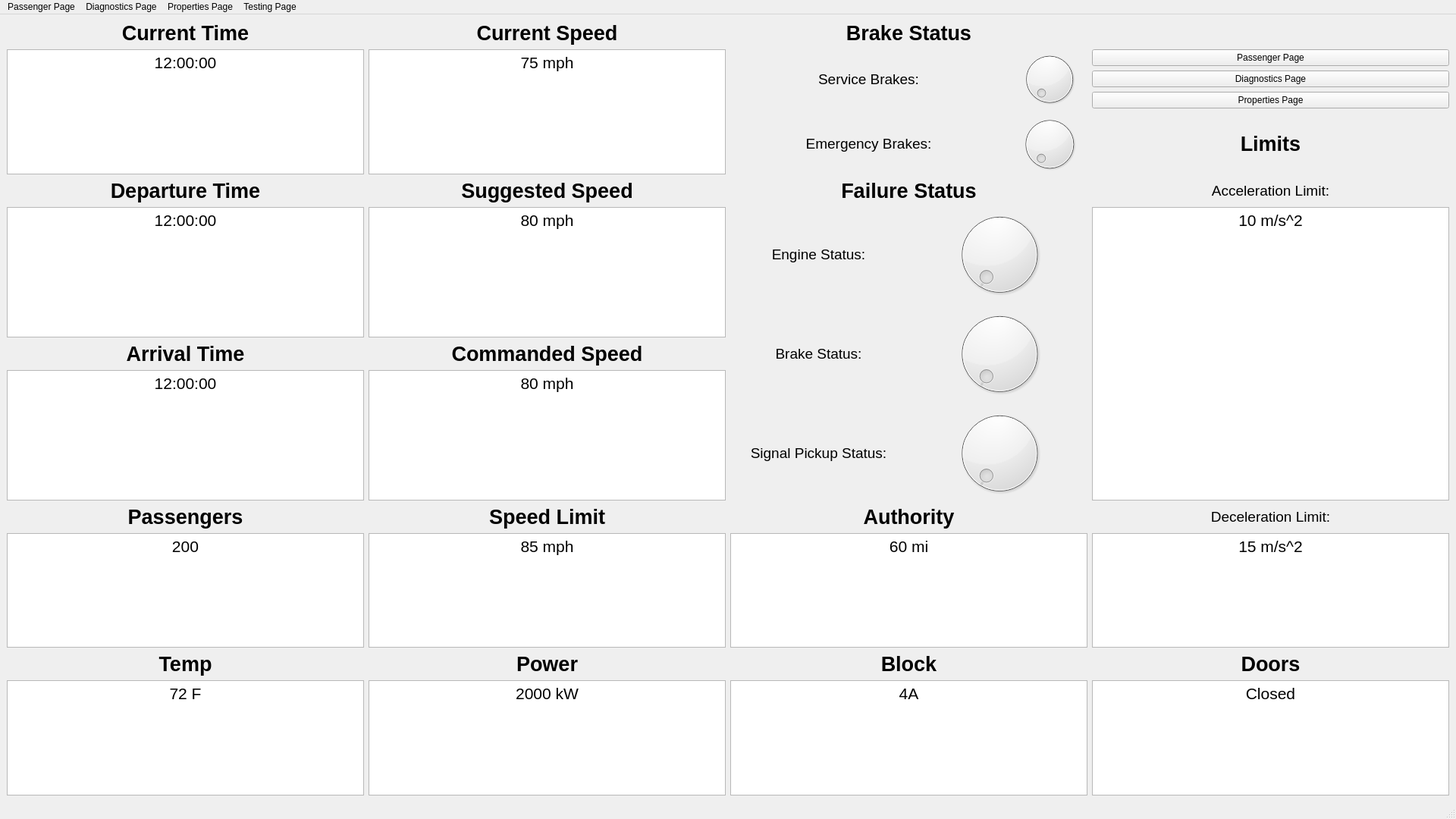
<?xml version="1.0" encoding="UTF-8"?>
<ui version="4.0">
 <class>TrainModel</class>
 <widget class="QMainWindow" name="TrainModel">
  <property name="geometry">
   <rect>
    <x>0</x>
    <y>0</y>
    <width>1920</width>
    <height>1080</height>
   </rect>
  </property>
  <property name="windowTitle">
   <string>MainWindow</string>
  </property>
  <widget class="QWidget" name="centralwidget">
   <layout class="QGridLayout" name="gridLayout_5">
    <item row="0" column="0">
     <layout class="QGridLayout" name="gridLayout">
      <property name="sizeConstraint">
       <enum>QLayout::SetDefaultConstraint</enum>
      </property>
      <item row="3" column="3">
       <layout class="QGridLayout" name="failureStatus_grid">
        <item row="1" column="0">
         <widget class="QLabel" name="brakeFailureStatus_label">
          <property name="font">
           <font>
            <family>Arial</family>
            <pointsize>14</pointsize>
            <weight>50</weight>
            <bold>false</bold>
           </font>
          </property>
          <property name="text">
           <string>Brake Status:</string>
          </property>
          <property name="textFormat">
           <enum>Qt::RichText</enum>
          </property>
          <property name="scaledContents">
           <bool>false</bool>
          </property>
          <property name="alignment">
           <set>Qt::AlignCenter</set>
          </property>
         </widget>
        </item>
        <item row="2" column="0">
         <widget class="QLabel" name="signalPickupFailure_label">
          <property name="font">
           <font>
            <family>Arial</family>
            <pointsize>14</pointsize>
            <weight>50</weight>
            <bold>false</bold>
           </font>
          </property>
          <property name="text">
           <string>Signal Pickup Status:</string>
          </property>
          <property name="textFormat">
           <enum>Qt::RichText</enum>
          </property>
          <property name="scaledContents">
           <bool>false</bool>
          </property>
          <property name="alignment">
           <set>Qt::AlignCenter</set>
          </property>
         </widget>
        </item>
        <item row="1" column="1">
         <widget class="QDial" name="dial_4"/>
        </item>
        <item row="0" column="1">
         <widget class="QDial" name="dial_3">
          <property name="tracking">
           <bool>true</bool>
          </property>
         </widget>
        </item>
        <item row="0" column="0">
         <widget class="QLabel" name="engineFailure_label">
          <property name="font">
           <font>
            <family>Arial</family>
            <pointsize>14</pointsize>
            <weight>50</weight>
            <bold>false</bold>
           </font>
          </property>
          <property name="text">
           <string>Engine Status:</string>
          </property>
          <property name="textFormat">
           <enum>Qt::RichText</enum>
          </property>
          <property name="scaledContents">
           <bool>false</bool>
          </property>
          <property name="alignment">
           <set>Qt::AlignCenter</set>
          </property>
         </widget>
        </item>
        <item row="2" column="1">
         <widget class="QDial" name="dial_5"/>
        </item>
       </layout>
      </item>
      <item row="4" column="4">
       <widget class="QLabel" name="decLimit_label">
        <property name="font">
         <font>
          <family>Arial</family>
          <pointsize>14</pointsize>
          <weight>50</weight>
          <bold>false</bold>
         </font>
        </property>
        <property name="text">
         <string>Deceleration Limit:</string>
        </property>
        <property name="textFormat">
         <enum>Qt::RichText</enum>
        </property>
        <property name="scaledContents">
         <bool>false</bool>
        </property>
        <property name="alignment">
         <set>Qt::AlignCenter</set>
        </property>
       </widget>
      </item>
      <item row="4" column="3">
       <widget class="QLabel" name="authority_label">
        <property name="font">
         <font>
          <family>Arial</family>
          <pointsize>20</pointsize>
          <weight>75</weight>
          <bold>true</bold>
         </font>
        </property>
        <property name="text">
         <string>Authority</string>
        </property>
        <property name="textFormat">
         <enum>Qt::RichText</enum>
        </property>
        <property name="scaledContents">
         <bool>false</bool>
        </property>
        <property name="alignment">
         <set>Qt::AlignCenter</set>
        </property>
       </widget>
      </item>
      <item row="8" column="3">
       <layout class="QGridLayout" name="block_grid">
        <item row="0" column="0">
         <widget class="QLabel" name="block_label">
          <property name="font">
           <font>
            <family>Arial</family>
            <pointsize>20</pointsize>
            <weight>75</weight>
            <bold>true</bold>
           </font>
          </property>
          <property name="text">
           <string>Block</string>
          </property>
          <property name="textFormat">
           <enum>Qt::RichText</enum>
          </property>
          <property name="scaledContents">
           <bool>false</bool>
          </property>
          <property name="alignment">
           <set>Qt::AlignCenter</set>
          </property>
         </widget>
        </item>
       </layout>
      </item>
      <item row="2" column="4">
       <widget class="QLabel" name="accLimit_label">
        <property name="font">
         <font>
          <family>Arial</family>
          <pointsize>14</pointsize>
          <weight>50</weight>
          <bold>false</bold>
         </font>
        </property>
        <property name="text">
         <string>Acceleration Limit:</string>
        </property>
        <property name="textFormat">
         <enum>Qt::RichText</enum>
        </property>
        <property name="scaledContents">
         <bool>false</bool>
        </property>
        <property name="alignment">
         <set>Qt::AlignCenter</set>
        </property>
       </widget>
      </item>
      <item row="1" column="4">
       <layout class="QGridLayout" name="page_buttons_grid">
        <item row="2" column="0">
         <widget class="QPushButton" name="properties_button">
          <property name="text">
           <string>Properties Page</string>
          </property>
         </widget>
        </item>
        <item row="0" column="0">
         <widget class="QPushButton" name="passengerPage_button">
          <property name="text">
           <string>Passenger Page</string>
          </property>
         </widget>
        </item>
        <item row="1" column="0">
         <widget class="QPushButton" name="diagnostics_button">
          <property name="text">
           <string>Diagnostics Page</string>
          </property>
         </widget>
        </item>
        <item row="3" column="0">
         <widget class="QLabel" name="limits_label">
          <property name="font">
           <font>
            <family>Arial</family>
            <pointsize>20</pointsize>
            <weight>75</weight>
            <bold>true</bold>
           </font>
          </property>
          <property name="text">
           <string>Limits</string>
          </property>
          <property name="textFormat">
           <enum>Qt::RichText</enum>
          </property>
          <property name="scaledContents">
           <bool>false</bool>
          </property>
          <property name="alignment">
           <set>Qt::AlignCenter</set>
          </property>
         </widget>
        </item>
       </layout>
      </item>
      <item row="2" column="0">
       <widget class="QLabel" name="departureTime_label">
        <property name="font">
         <font>
          <family>Arial</family>
          <pointsize>20</pointsize>
          <weight>75</weight>
          <bold>true</bold>
         </font>
        </property>
        <property name="text">
         <string>Departure Time</string>
        </property>
        <property name="scaledContents">
         <bool>false</bool>
        </property>
        <property name="alignment">
         <set>Qt::AlignCenter</set>
        </property>
       </widget>
      </item>
      <item row="0" column="3">
       <widget class="QLabel" name="brakeStatus_label">
        <property name="font">
         <font>
          <family>Arial</family>
          <pointsize>20</pointsize>
          <weight>75</weight>
          <bold>true</bold>
         </font>
        </property>
        <property name="text">
         <string>Brake Status</string>
        </property>
        <property name="textFormat">
         <enum>Qt::RichText</enum>
        </property>
        <property name="scaledContents">
         <bool>false</bool>
        </property>
        <property name="alignment">
         <set>Qt::AlignCenter</set>
        </property>
       </widget>
      </item>
      <item row="9" column="4">
       <widget class="QTextBrowser" name="doors_text">
        <property name="verticalScrollBarPolicy">
         <enum>Qt::ScrollBarAlwaysOff</enum>
        </property>
        <property name="horizontalScrollBarPolicy">
         <enum>Qt::ScrollBarAlwaysOff</enum>
        </property>
        <property name="html">
         <string>&lt;!DOCTYPE HTML PUBLIC &quot;-//W3C//DTD HTML 4.0//EN&quot; &quot;http://www.w3.org/TR/REC-html40/strict.dtd&quot;&gt;
&lt;html&gt;&lt;head&gt;&lt;meta name=&quot;qrichtext&quot; content=&quot;1&quot; /&gt;&lt;style type=&quot;text/css&quot;&gt;
p, li { white-space: pre-wrap; }
&lt;/style&gt;&lt;/head&gt;&lt;body style=&quot; font-family:'MS Shell Dlg 2'; font-size:8.25pt; font-weight:400; font-style:normal;&quot;&gt;
&lt;p align=&quot;center&quot; style=&quot; margin-top:0px; margin-bottom:0px; margin-left:0px; margin-right:0px; -qt-block-indent:0; text-indent:0px;&quot;&gt;&lt;span style=&quot; font-size:16pt;&quot;&gt;Closed&lt;/span&gt;&lt;/p&gt;&lt;/body&gt;&lt;/html&gt;</string>
        </property>
       </widget>
      </item>
      <item row="1" column="0">
       <widget class="QTextBrowser" name="currentTime_text">
        <property name="enabled">
         <bool>true</bool>
        </property>
        <property name="sizePolicy">
         <sizepolicy hsizetype="Minimum" vsizetype="Minimum">
          <horstretch>0</horstretch>
          <verstretch>0</verstretch>
         </sizepolicy>
        </property>
        <property name="minimumSize">
         <size>
          <width>1</width>
          <height>1</height>
         </size>
        </property>
        <property name="font">
         <font>
          <family>Arial</family>
          <pointsize>28</pointsize>
         </font>
        </property>
        <property name="verticalScrollBarPolicy">
         <enum>Qt::ScrollBarAlwaysOff</enum>
        </property>
        <property name="horizontalScrollBarPolicy">
         <enum>Qt::ScrollBarAlwaysOff</enum>
        </property>
        <property name="html">
         <string>&lt;!DOCTYPE HTML PUBLIC &quot;-//W3C//DTD HTML 4.0//EN&quot; &quot;http://www.w3.org/TR/REC-html40/strict.dtd&quot;&gt;
&lt;html&gt;&lt;head&gt;&lt;meta name=&quot;qrichtext&quot; content=&quot;1&quot; /&gt;&lt;style type=&quot;text/css&quot;&gt;
p, li { white-space: pre-wrap; }
&lt;/style&gt;&lt;/head&gt;&lt;body style=&quot; font-family:'Arial'; font-size:28pt; font-weight:400; font-style:normal;&quot;&gt;
&lt;p align=&quot;center&quot; style=&quot; margin-top:0px; margin-bottom:0px; margin-left:0px; margin-right:0px; -qt-block-indent:0; text-indent:0px;&quot;&gt;&lt;span style=&quot; font-family:'MS Shell Dlg 2'; font-size:16pt;&quot;&gt;12:00:00&lt;/span&gt;&lt;/p&gt;&lt;/body&gt;&lt;/html&gt;</string>
        </property>
       </widget>
      </item>
      <item row="0" column="0">
       <widget class="QLabel" name="currentTime_label">
        <property name="font">
         <font>
          <family>Arial</family>
          <pointsize>20</pointsize>
          <weight>75</weight>
          <bold>true</bold>
         </font>
        </property>
        <property name="text">
         <string>Current Time</string>
        </property>
        <property name="textFormat">
         <enum>Qt::RichText</enum>
        </property>
        <property name="scaledContents">
         <bool>false</bool>
        </property>
        <property name="alignment">
         <set>Qt::AlignCenter</set>
        </property>
       </widget>
      </item>
      <item row="8" column="4">
       <layout class="QGridLayout" name="doors_grid">
        <item row="0" column="0">
         <widget class="QLabel" name="doors_label">
          <property name="font">
           <font>
            <family>Arial</family>
            <pointsize>20</pointsize>
            <weight>75</weight>
            <bold>true</bold>
           </font>
          </property>
          <property name="text">
           <string>Doors</string>
          </property>
          <property name="textFormat">
           <enum>Qt::RichText</enum>
          </property>
          <property name="scaledContents">
           <bool>false</bool>
          </property>
          <property name="alignment">
           <set>Qt::AlignCenter</set>
          </property>
         </widget>
        </item>
       </layout>
      </item>
      <item row="1" column="3">
       <layout class="QGridLayout" name="brakeStatus_grid">
        <item row="1" column="1">
         <widget class="QDial" name="dial_2"/>
        </item>
        <item row="0" column="1">
         <widget class="QDial" name="dial"/>
        </item>
        <item row="0" column="0">
         <widget class="QLabel" name="serviceBrakes_label">
          <property name="font">
           <font>
            <family>Arial</family>
            <pointsize>14</pointsize>
            <weight>50</weight>
            <bold>false</bold>
           </font>
          </property>
          <property name="text">
           <string>Service Brakes:</string>
          </property>
          <property name="textFormat">
           <enum>Qt::RichText</enum>
          </property>
          <property name="scaledContents">
           <bool>false</bool>
          </property>
          <property name="alignment">
           <set>Qt::AlignCenter</set>
          </property>
         </widget>
        </item>
        <item row="1" column="0">
         <widget class="QLabel" name="emergencyBrakes_label">
          <property name="sizePolicy">
           <sizepolicy hsizetype="Expanding" vsizetype="Preferred">
            <horstretch>0</horstretch>
            <verstretch>0</verstretch>
           </sizepolicy>
          </property>
          <property name="font">
           <font>
            <family>Arial</family>
            <pointsize>14</pointsize>
            <weight>50</weight>
            <bold>false</bold>
           </font>
          </property>
          <property name="text">
           <string>Emergency Brakes:</string>
          </property>
          <property name="textFormat">
           <enum>Qt::RichText</enum>
          </property>
          <property name="scaledContents">
           <bool>false</bool>
          </property>
          <property name="alignment">
           <set>Qt::AlignCenter</set>
          </property>
         </widget>
        </item>
       </layout>
      </item>
      <item row="3" column="4">
       <layout class="QGridLayout" name="accLimit_grid">
        <item row="1" column="0">
         <widget class="QTextBrowser" name="accLimit_text">
          <property name="verticalScrollBarPolicy">
           <enum>Qt::ScrollBarAlwaysOff</enum>
          </property>
          <property name="horizontalScrollBarPolicy">
           <enum>Qt::ScrollBarAlwaysOff</enum>
          </property>
          <property name="html">
           <string>&lt;!DOCTYPE HTML PUBLIC &quot;-//W3C//DTD HTML 4.0//EN&quot; &quot;http://www.w3.org/TR/REC-html40/strict.dtd&quot;&gt;
&lt;html&gt;&lt;head&gt;&lt;meta name=&quot;qrichtext&quot; content=&quot;1&quot; /&gt;&lt;style type=&quot;text/css&quot;&gt;
p, li { white-space: pre-wrap; }
&lt;/style&gt;&lt;/head&gt;&lt;body style=&quot; font-family:'MS Shell Dlg 2'; font-size:8.25pt; font-weight:400; font-style:normal;&quot;&gt;
&lt;p align=&quot;center&quot; style=&quot; margin-top:0px; margin-bottom:0px; margin-left:0px; margin-right:0px; -qt-block-indent:0; text-indent:0px;&quot;&gt;&lt;span style=&quot; font-size:16pt;&quot;&gt;10 m/s^2&lt;/span&gt;&lt;/p&gt;&lt;/body&gt;&lt;/html&gt;</string>
          </property>
         </widget>
        </item>
       </layout>
      </item>
      <item row="6" column="4">
       <widget class="QTextBrowser" name="decLimit_text">
        <property name="verticalScrollBarPolicy">
         <enum>Qt::ScrollBarAlwaysOff</enum>
        </property>
        <property name="horizontalScrollBarPolicy">
         <enum>Qt::ScrollBarAlwaysOff</enum>
        </property>
        <property name="html">
         <string>&lt;!DOCTYPE HTML PUBLIC &quot;-//W3C//DTD HTML 4.0//EN&quot; &quot;http://www.w3.org/TR/REC-html40/strict.dtd&quot;&gt;
&lt;html&gt;&lt;head&gt;&lt;meta name=&quot;qrichtext&quot; content=&quot;1&quot; /&gt;&lt;style type=&quot;text/css&quot;&gt;
p, li { white-space: pre-wrap; }
&lt;/style&gt;&lt;/head&gt;&lt;body style=&quot; font-family:'MS Shell Dlg 2'; font-size:8.25pt; font-weight:400; font-style:normal;&quot;&gt;
&lt;p align=&quot;center&quot; style=&quot; margin-top:0px; margin-bottom:0px; margin-left:0px; margin-right:0px; -qt-block-indent:0; text-indent:0px;&quot;&gt;&lt;span style=&quot; font-size:16pt;&quot;&gt;15 m/s^2&lt;/span&gt;&lt;/p&gt;&lt;/body&gt;&lt;/html&gt;</string>
        </property>
       </widget>
      </item>
      <item row="9" column="2">
       <widget class="QTextBrowser" name="power_text">
        <property name="font">
         <font>
          <family>Arial</family>
          <pointsize>28</pointsize>
         </font>
        </property>
        <property name="verticalScrollBarPolicy">
         <enum>Qt::ScrollBarAlwaysOff</enum>
        </property>
        <property name="horizontalScrollBarPolicy">
         <enum>Qt::ScrollBarAlwaysOff</enum>
        </property>
        <property name="html">
         <string>&lt;!DOCTYPE HTML PUBLIC &quot;-//W3C//DTD HTML 4.0//EN&quot; &quot;http://www.w3.org/TR/REC-html40/strict.dtd&quot;&gt;
&lt;html&gt;&lt;head&gt;&lt;meta name=&quot;qrichtext&quot; content=&quot;1&quot; /&gt;&lt;style type=&quot;text/css&quot;&gt;
p, li { white-space: pre-wrap; }
&lt;/style&gt;&lt;/head&gt;&lt;body style=&quot; font-family:'Arial'; font-size:28pt; font-weight:400; font-style:normal;&quot;&gt;
&lt;p align=&quot;center&quot; style=&quot; margin-top:0px; margin-bottom:0px; margin-left:0px; margin-right:0px; -qt-block-indent:0; text-indent:0px;&quot;&gt;&lt;span style=&quot; font-family:'MS Shell Dlg 2'; font-size:16pt;&quot;&gt;2000 kW&lt;/span&gt;&lt;/p&gt;&lt;/body&gt;&lt;/html&gt;</string>
        </property>
       </widget>
      </item>
      <item row="2" column="3">
       <widget class="QLabel" name="failureStatus_label">
        <property name="font">
         <font>
          <family>Arial</family>
          <pointsize>20</pointsize>
          <weight>75</weight>
          <bold>true</bold>
         </font>
        </property>
        <property name="text">
         <string>Failure Status</string>
        </property>
        <property name="textFormat">
         <enum>Qt::RichText</enum>
        </property>
        <property name="scaledContents">
         <bool>false</bool>
        </property>
        <property name="alignment">
         <set>Qt::AlignCenter</set>
        </property>
       </widget>
      </item>
      <item row="1" column="2">
       <widget class="QTextBrowser" name="currentSpeed_text">
        <property name="font">
         <font>
          <family>Arial</family>
          <pointsize>28</pointsize>
         </font>
        </property>
        <property name="verticalScrollBarPolicy">
         <enum>Qt::ScrollBarAlwaysOff</enum>
        </property>
        <property name="horizontalScrollBarPolicy">
         <enum>Qt::ScrollBarAlwaysOff</enum>
        </property>
        <property name="html">
         <string>&lt;!DOCTYPE HTML PUBLIC &quot;-//W3C//DTD HTML 4.0//EN&quot; &quot;http://www.w3.org/TR/REC-html40/strict.dtd&quot;&gt;
&lt;html&gt;&lt;head&gt;&lt;meta name=&quot;qrichtext&quot; content=&quot;1&quot; /&gt;&lt;style type=&quot;text/css&quot;&gt;
p, li { white-space: pre-wrap; }
&lt;/style&gt;&lt;/head&gt;&lt;body style=&quot; font-family:'Arial'; font-size:28pt; font-weight:400; font-style:normal;&quot;&gt;
&lt;p align=&quot;center&quot; style=&quot; margin-top:0px; margin-bottom:0px; margin-left:0px; margin-right:0px; -qt-block-indent:0; text-indent:0px;&quot;&gt;&lt;span style=&quot; font-family:'MS Shell Dlg 2'; font-size:16pt;&quot;&gt;75 mph&lt;/span&gt;&lt;/p&gt;&lt;/body&gt;&lt;/html&gt;</string>
        </property>
       </widget>
      </item>
      <item row="6" column="3">
       <widget class="QTextBrowser" name="authority_text">
        <property name="verticalScrollBarPolicy">
         <enum>Qt::ScrollBarAlwaysOff</enum>
        </property>
        <property name="horizontalScrollBarPolicy">
         <enum>Qt::ScrollBarAlwaysOff</enum>
        </property>
        <property name="html">
         <string>&lt;!DOCTYPE HTML PUBLIC &quot;-//W3C//DTD HTML 4.0//EN&quot; &quot;http://www.w3.org/TR/REC-html40/strict.dtd&quot;&gt;
&lt;html&gt;&lt;head&gt;&lt;meta name=&quot;qrichtext&quot; content=&quot;1&quot; /&gt;&lt;style type=&quot;text/css&quot;&gt;
p, li { white-space: pre-wrap; }
&lt;/style&gt;&lt;/head&gt;&lt;body style=&quot; font-family:'MS Shell Dlg 2'; font-size:8.25pt; font-weight:400; font-style:normal;&quot;&gt;
&lt;p align=&quot;center&quot; style=&quot; margin-top:0px; margin-bottom:0px; margin-left:0px; margin-right:0px; -qt-block-indent:0; text-indent:0px;&quot;&gt;&lt;span style=&quot; font-size:16pt;&quot;&gt;60 mi&lt;/span&gt;&lt;/p&gt;&lt;/body&gt;&lt;/html&gt;</string>
        </property>
       </widget>
      </item>
      <item row="8" column="2">
       <widget class="QLabel" name="power_label">
        <property name="font">
         <font>
          <family>Arial</family>
          <pointsize>20</pointsize>
          <weight>75</weight>
          <bold>true</bold>
         </font>
        </property>
        <property name="text">
         <string>Power</string>
        </property>
        <property name="textFormat">
         <enum>Qt::RichText</enum>
        </property>
        <property name="scaledContents">
         <bool>false</bool>
        </property>
        <property name="alignment">
         <set>Qt::AlignCenter</set>
        </property>
       </widget>
      </item>
      <item row="4" column="0">
       <widget class="QLabel" name="passengers_label">
        <property name="font">
         <font>
          <family>Arial</family>
          <pointsize>20</pointsize>
          <weight>75</weight>
          <bold>true</bold>
         </font>
        </property>
        <property name="text">
         <string>Passengers</string>
        </property>
        <property name="textFormat">
         <enum>Qt::RichText</enum>
        </property>
        <property name="scaledContents">
         <bool>false</bool>
        </property>
        <property name="alignment">
         <set>Qt::AlignCenter</set>
        </property>
       </widget>
      </item>
      <item row="4" column="2">
       <widget class="QLabel" name="speedLimit_label">
        <property name="font">
         <font>
          <family>Arial</family>
          <pointsize>20</pointsize>
          <weight>75</weight>
          <bold>true</bold>
         </font>
        </property>
        <property name="text">
         <string>Speed Limit</string>
        </property>
        <property name="textFormat">
         <enum>Qt::RichText</enum>
        </property>
        <property name="scaledContents">
         <bool>false</bool>
        </property>
        <property name="alignment">
         <set>Qt::AlignCenter</set>
        </property>
       </widget>
      </item>
      <item row="2" column="2">
       <widget class="QLabel" name="suggestedSpeed_label">
        <property name="font">
         <font>
          <family>Arial</family>
          <pointsize>20</pointsize>
          <weight>75</weight>
          <bold>true</bold>
         </font>
        </property>
        <property name="text">
         <string>Suggested Speed</string>
        </property>
        <property name="textFormat">
         <enum>Qt::RichText</enum>
        </property>
        <property name="scaledContents">
         <bool>false</bool>
        </property>
        <property name="alignment">
         <set>Qt::AlignCenter</set>
        </property>
       </widget>
      </item>
      <item row="3" column="2">
       <layout class="QGridLayout" name="speed_grid">
        <item row="2" column="0">
         <widget class="QTextBrowser" name="suggestedSpeed_text">
          <property name="font">
           <font>
            <family>Arial</family>
            <pointsize>28</pointsize>
           </font>
          </property>
          <property name="verticalScrollBarPolicy">
           <enum>Qt::ScrollBarAlwaysOff</enum>
          </property>
          <property name="horizontalScrollBarPolicy">
           <enum>Qt::ScrollBarAlwaysOff</enum>
          </property>
          <property name="html">
           <string>&lt;!DOCTYPE HTML PUBLIC &quot;-//W3C//DTD HTML 4.0//EN&quot; &quot;http://www.w3.org/TR/REC-html40/strict.dtd&quot;&gt;
&lt;html&gt;&lt;head&gt;&lt;meta name=&quot;qrichtext&quot; content=&quot;1&quot; /&gt;&lt;style type=&quot;text/css&quot;&gt;
p, li { white-space: pre-wrap; }
&lt;/style&gt;&lt;/head&gt;&lt;body style=&quot; font-family:'Arial'; font-size:28pt; font-weight:400; font-style:normal;&quot;&gt;
&lt;p align=&quot;center&quot; style=&quot; margin-top:0px; margin-bottom:0px; margin-left:0px; margin-right:0px; -qt-block-indent:0; text-indent:0px;&quot;&gt;&lt;span style=&quot; font-family:'MS Shell Dlg 2'; font-size:16pt;&quot;&gt;80 mph&lt;/span&gt;&lt;/p&gt;
&lt;p align=&quot;center&quot; style=&quot;-qt-paragraph-type:empty; margin-top:0px; margin-bottom:0px; margin-left:0px; margin-right:0px; -qt-block-indent:0; text-indent:0px; font-family:'MS Shell Dlg 2'; font-size:16pt;&quot;&gt;&lt;br /&gt;&lt;/p&gt;&lt;/body&gt;&lt;/html&gt;</string>
          </property>
         </widget>
        </item>
        <item row="3" column="0">
         <widget class="QLabel" name="commandedSpeed_label">
          <property name="font">
           <font>
            <family>Arial</family>
            <pointsize>20</pointsize>
            <weight>75</weight>
            <bold>true</bold>
           </font>
          </property>
          <property name="text">
           <string>Commanded Speed</string>
          </property>
          <property name="alignment">
           <set>Qt::AlignCenter</set>
          </property>
         </widget>
        </item>
        <item row="4" column="0">
         <widget class="QTextBrowser" name="commanedSpeed_text">
          <property name="html">
           <string>&lt;!DOCTYPE HTML PUBLIC &quot;-//W3C//DTD HTML 4.0//EN&quot; &quot;http://www.w3.org/TR/REC-html40/strict.dtd&quot;&gt;
&lt;html&gt;&lt;head&gt;&lt;meta name=&quot;qrichtext&quot; content=&quot;1&quot; /&gt;&lt;style type=&quot;text/css&quot;&gt;
p, li { white-space: pre-wrap; }
&lt;/style&gt;&lt;/head&gt;&lt;body style=&quot; font-family:'MS Shell Dlg 2'; font-size:8.25pt; font-weight:400; font-style:normal;&quot;&gt;
&lt;p align=&quot;center&quot; style=&quot; margin-top:0px; margin-bottom:0px; margin-left:0px; margin-right:0px; -qt-block-indent:0; text-indent:0px;&quot;&gt;&lt;span style=&quot; font-size:16pt;&quot;&gt;80 mph&lt;/span&gt;&lt;/p&gt;
&lt;p align=&quot;center&quot; style=&quot;-qt-paragraph-type:empty; margin-top:0px; margin-bottom:0px; margin-left:0px; margin-right:0px; -qt-block-indent:0; text-indent:0px; font-size:16pt;&quot;&gt;&lt;br /&gt;&lt;/p&gt;&lt;/body&gt;&lt;/html&gt;</string>
          </property>
         </widget>
        </item>
       </layout>
      </item>
      <item row="0" column="2">
       <widget class="QLabel" name="currentSpeed_label">
        <property name="font">
         <font>
          <family>Arial</family>
          <pointsize>20</pointsize>
          <weight>75</weight>
          <bold>true</bold>
         </font>
        </property>
        <property name="text">
         <string>Current Speed</string>
        </property>
        <property name="textFormat">
         <enum>Qt::RichText</enum>
        </property>
        <property name="scaledContents">
         <bool>false</bool>
        </property>
        <property name="alignment">
         <set>Qt::AlignCenter</set>
        </property>
       </widget>
      </item>
      <item row="8" column="0">
       <widget class="QLabel" name="temp_label">
        <property name="font">
         <font>
          <family>Arial</family>
          <pointsize>20</pointsize>
          <weight>75</weight>
          <bold>true</bold>
         </font>
        </property>
        <property name="text">
         <string>Temp</string>
        </property>
        <property name="textFormat">
         <enum>Qt::RichText</enum>
        </property>
        <property name="scaledContents">
         <bool>false</bool>
        </property>
        <property name="alignment">
         <set>Qt::AlignCenter</set>
        </property>
       </widget>
      </item>
      <item row="3" column="0">
       <layout class="QGridLayout" name="time_grid">
        <item row="0" column="0">
         <widget class="QTextBrowser" name="departureTime_text">
          <property name="font">
           <font>
            <family>Arial</family>
            <pointsize>28</pointsize>
           </font>
          </property>
          <property name="verticalScrollBarPolicy">
           <enum>Qt::ScrollBarAlwaysOff</enum>
          </property>
          <property name="horizontalScrollBarPolicy">
           <enum>Qt::ScrollBarAlwaysOff</enum>
          </property>
          <property name="html">
           <string>&lt;!DOCTYPE HTML PUBLIC &quot;-//W3C//DTD HTML 4.0//EN&quot; &quot;http://www.w3.org/TR/REC-html40/strict.dtd&quot;&gt;
&lt;html&gt;&lt;head&gt;&lt;meta name=&quot;qrichtext&quot; content=&quot;1&quot; /&gt;&lt;style type=&quot;text/css&quot;&gt;
p, li { white-space: pre-wrap; }
&lt;/style&gt;&lt;/head&gt;&lt;body style=&quot; font-family:'Arial'; font-size:28pt; font-weight:400; font-style:normal;&quot;&gt;
&lt;p align=&quot;center&quot; style=&quot; margin-top:0px; margin-bottom:0px; margin-left:0px; margin-right:0px; -qt-block-indent:0; text-indent:0px;&quot;&gt;&lt;span style=&quot; font-family:'MS Shell Dlg 2'; font-size:16pt;&quot;&gt;12:00:00&lt;/span&gt;&lt;/p&gt;&lt;/body&gt;&lt;/html&gt;</string>
          </property>
         </widget>
        </item>
        <item row="1" column="0">
         <widget class="QLabel" name="arrivalTime_label">
          <property name="font">
           <font>
            <family>Arial</family>
            <pointsize>20</pointsize>
            <weight>75</weight>
            <bold>true</bold>
           </font>
          </property>
          <property name="text">
           <string>Arrival Time</string>
          </property>
          <property name="textFormat">
           <enum>Qt::RichText</enum>
          </property>
          <property name="scaledContents">
           <bool>false</bool>
          </property>
          <property name="alignment">
           <set>Qt::AlignCenter</set>
          </property>
         </widget>
        </item>
        <item row="2" column="0">
         <widget class="QTextBrowser" name="arrivalTime_text">
          <property name="font">
           <font>
            <family>Arial</family>
            <pointsize>28</pointsize>
           </font>
          </property>
          <property name="verticalScrollBarPolicy">
           <enum>Qt::ScrollBarAlwaysOff</enum>
          </property>
          <property name="horizontalScrollBarPolicy">
           <enum>Qt::ScrollBarAlwaysOff</enum>
          </property>
          <property name="html">
           <string>&lt;!DOCTYPE HTML PUBLIC &quot;-//W3C//DTD HTML 4.0//EN&quot; &quot;http://www.w3.org/TR/REC-html40/strict.dtd&quot;&gt;
&lt;html&gt;&lt;head&gt;&lt;meta name=&quot;qrichtext&quot; content=&quot;1&quot; /&gt;&lt;style type=&quot;text/css&quot;&gt;
p, li { white-space: pre-wrap; }
&lt;/style&gt;&lt;/head&gt;&lt;body style=&quot; font-family:'Arial'; font-size:28pt; font-weight:400; font-style:normal;&quot;&gt;
&lt;p align=&quot;center&quot; style=&quot; margin-top:0px; margin-bottom:0px; margin-left:0px; margin-right:0px; -qt-block-indent:0; text-indent:0px;&quot;&gt;&lt;span style=&quot; font-family:'MS Shell Dlg 2'; font-size:16pt;&quot;&gt;12:00:00&lt;/span&gt;&lt;/p&gt;&lt;/body&gt;&lt;/html&gt;</string>
          </property>
         </widget>
        </item>
       </layout>
      </item>
      <item row="9" column="3">
       <widget class="QTextBrowser" name="block_text">
        <property name="font">
         <font>
          <family>Arial</family>
          <pointsize>28</pointsize>
         </font>
        </property>
        <property name="verticalScrollBarPolicy">
         <enum>Qt::ScrollBarAlwaysOff</enum>
        </property>
        <property name="horizontalScrollBarPolicy">
         <enum>Qt::ScrollBarAlwaysOff</enum>
        </property>
        <property name="html">
         <string>&lt;!DOCTYPE HTML PUBLIC &quot;-//W3C//DTD HTML 4.0//EN&quot; &quot;http://www.w3.org/TR/REC-html40/strict.dtd&quot;&gt;
&lt;html&gt;&lt;head&gt;&lt;meta name=&quot;qrichtext&quot; content=&quot;1&quot; /&gt;&lt;style type=&quot;text/css&quot;&gt;
p, li { white-space: pre-wrap; }
&lt;/style&gt;&lt;/head&gt;&lt;body style=&quot; font-family:'Arial'; font-size:28pt; font-weight:400; font-style:normal;&quot;&gt;
&lt;p align=&quot;center&quot; style=&quot; margin-top:0px; margin-bottom:0px; margin-left:0px; margin-right:0px; -qt-block-indent:0; text-indent:0px;&quot;&gt;&lt;span style=&quot; font-family:'MS Shell Dlg 2'; font-size:16pt;&quot;&gt;4A&lt;/span&gt;&lt;/p&gt;&lt;/body&gt;&lt;/html&gt;</string>
        </property>
       </widget>
      </item>
      <item row="6" column="2">
       <widget class="QTextBrowser" name="speedLimit_text">
        <property name="font">
         <font>
          <family>Arial</family>
          <pointsize>28</pointsize>
         </font>
        </property>
        <property name="verticalScrollBarPolicy">
         <enum>Qt::ScrollBarAlwaysOff</enum>
        </property>
        <property name="horizontalScrollBarPolicy">
         <enum>Qt::ScrollBarAlwaysOff</enum>
        </property>
        <property name="html">
         <string>&lt;!DOCTYPE HTML PUBLIC &quot;-//W3C//DTD HTML 4.0//EN&quot; &quot;http://www.w3.org/TR/REC-html40/strict.dtd&quot;&gt;
&lt;html&gt;&lt;head&gt;&lt;meta name=&quot;qrichtext&quot; content=&quot;1&quot; /&gt;&lt;style type=&quot;text/css&quot;&gt;
p, li { white-space: pre-wrap; }
&lt;/style&gt;&lt;/head&gt;&lt;body style=&quot; font-family:'Arial'; font-size:28pt; font-weight:400; font-style:normal;&quot;&gt;
&lt;p align=&quot;center&quot; style=&quot; margin-top:0px; margin-bottom:0px; margin-left:0px; margin-right:0px; -qt-block-indent:0; text-indent:0px;&quot;&gt;&lt;span style=&quot; font-family:'MS Shell Dlg 2'; font-size:16pt;&quot;&gt;85 mph&lt;/span&gt;&lt;/p&gt;&lt;/body&gt;&lt;/html&gt;</string>
        </property>
       </widget>
      </item>
      <item row="9" column="0">
       <widget class="QTextBrowser" name="temp_text">
        <property name="verticalScrollBarPolicy">
         <enum>Qt::ScrollBarAlwaysOff</enum>
        </property>
        <property name="horizontalScrollBarPolicy">
         <enum>Qt::ScrollBarAlwaysOff</enum>
        </property>
        <property name="html">
         <string>&lt;!DOCTYPE HTML PUBLIC &quot;-//W3C//DTD HTML 4.0//EN&quot; &quot;http://www.w3.org/TR/REC-html40/strict.dtd&quot;&gt;
&lt;html&gt;&lt;head&gt;&lt;meta name=&quot;qrichtext&quot; content=&quot;1&quot; /&gt;&lt;style type=&quot;text/css&quot;&gt;
p, li { white-space: pre-wrap; }
&lt;/style&gt;&lt;/head&gt;&lt;body style=&quot; font-family:'MS Shell Dlg 2'; font-size:8.25pt; font-weight:400; font-style:normal;&quot;&gt;
&lt;p align=&quot;center&quot; style=&quot; margin-top:0px; margin-bottom:0px; margin-left:0px; margin-right:0px; -qt-block-indent:0; text-indent:0px;&quot;&gt;&lt;span style=&quot; font-size:16pt;&quot;&gt;72 F&lt;/span&gt;&lt;/p&gt;&lt;/body&gt;&lt;/html&gt;</string>
        </property>
       </widget>
      </item>
      <item row="6" column="0">
       <widget class="QTextBrowser" name="passengers_text">
        <property name="verticalScrollBarPolicy">
         <enum>Qt::ScrollBarAlwaysOff</enum>
        </property>
        <property name="horizontalScrollBarPolicy">
         <enum>Qt::ScrollBarAlwaysOff</enum>
        </property>
        <property name="html">
         <string>&lt;!DOCTYPE HTML PUBLIC &quot;-//W3C//DTD HTML 4.0//EN&quot; &quot;http://www.w3.org/TR/REC-html40/strict.dtd&quot;&gt;
&lt;html&gt;&lt;head&gt;&lt;meta name=&quot;qrichtext&quot; content=&quot;1&quot; /&gt;&lt;style type=&quot;text/css&quot;&gt;
p, li { white-space: pre-wrap; }
&lt;/style&gt;&lt;/head&gt;&lt;body style=&quot; font-family:'MS Shell Dlg 2'; font-size:8.25pt; font-weight:400; font-style:normal;&quot;&gt;
&lt;p align=&quot;center&quot; style=&quot; margin-top:0px; margin-bottom:0px; margin-left:0px; margin-right:0px; -qt-block-indent:0; text-indent:0px;&quot;&gt;&lt;span style=&quot; font-size:16pt;&quot;&gt;200&lt;/span&gt;&lt;/p&gt;&lt;/body&gt;&lt;/html&gt;</string>
        </property>
       </widget>
      </item>
     </layout>
    </item>
   </layout>
  </widget>
  <widget class="QMenuBar" name="menubar">
   <property name="geometry">
    <rect>
     <x>0</x>
     <y>0</y>
     <width>1920</width>
     <height>21</height>
    </rect>
   </property>
   <widget class="QMenu" name="menu">
    <property name="title">
     <string>Passenger Page</string>
    </property>
   </widget>
   <widget class="QMenu" name="menuDiagnostics_Page">
    <property name="title">
     <string>Diagnostics Page</string>
    </property>
   </widget>
   <widget class="QMenu" name="menuProperties_Page">
    <property name="title">
     <string>Properties Page</string>
    </property>
   </widget>
   <widget class="QMenu" name="menuTesting_Page">
    <property name="title">
     <string>Testing Page</string>
    </property>
   </widget>
   <addaction name="menu"/>
   <addaction name="menuDiagnostics_Page"/>
   <addaction name="menuProperties_Page"/>
   <addaction name="menuTesting_Page"/>
  </widget>
  <widget class="QStatusBar" name="statusbar"/>
 </widget>
 <resources/>
 <connections/>
</ui>
